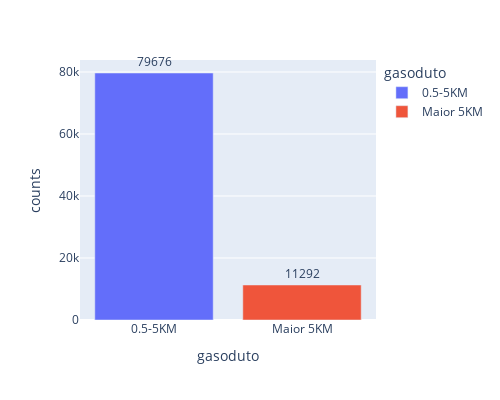

This figure's notebook cell:
### Code cell
fig = px.bar(dfDist_0a5KM, 
             x='gasoduto', 
             y='counts',
             color='gasoduto',
             text_auto='gasoduto',
             height=400,
            width= 500)
fig.update_traces(textfont_size=12, 
                  textangle=0, 
                  textposition="outside", 
                  cliponaxis=False)
fig.show()

### Figure 1 — Plotly figure (JSON) as saved in the notebook; plotly's stock layout.template omitted (floating-point values rounded to 4 significant figures)
{"data": [{"alignmentgroup": "True", "cliponaxis": false, "hovertemplate": "gasoduto=%{x}<br>counts=%{y}<extra></extra>", "legendgroup": "0.5-5KM", "marker": {"color": "#636efa", "pattern": {"shape": ""}}, "name": "0.5-5KM", "offsetgroup": "0.5-5KM", "orientation": "v", "showlegend": true, "textangle": 0, "textfont": {"size": 12}, "textposition": "outside", "texttemplate": "%{y:gasoduto}", "type": "bar", "x": ["0.5-5KM"], "xaxis": "x", "y": [79676], "yaxis": "y"}, {"alignmentgroup": "True", "cliponaxis": false, "hovertemplate": "gasoduto=%{x}<br>counts=%{y}<extra></extra>", "legendgroup": "Maior 5KM", "marker": {"color": "#EF553B", "pattern": {"shape": ""}}, "name": "Maior 5KM", "offsetgroup": "Maior 5KM", "orientation": "v", "showlegend": true, "textangle": 0, "textfont": {"size": 12}, "textposition": "outside", "texttemplate": "%{y:gasoduto}", "type": "bar", "x": ["Maior 5KM"], "xaxis": "x", "y": [11292], "yaxis": "y"}], "layout": {"barmode": "relative", "height": 400, "legend": {"title": {"text": "gasoduto"}, "tracegroupgap": 0}, "margin": {"t": 60}, "width": 500, "xaxis": {"anchor": "y", "categoryarray": ["0.5-5KM", "Maior 5KM"], "categoryorder": "array", "domain": [0, 1], "title": {"text": "gasoduto"}}, "yaxis": {"anchor": "x", "domain": [0, 1], "title": {"text": "counts"}}}}
